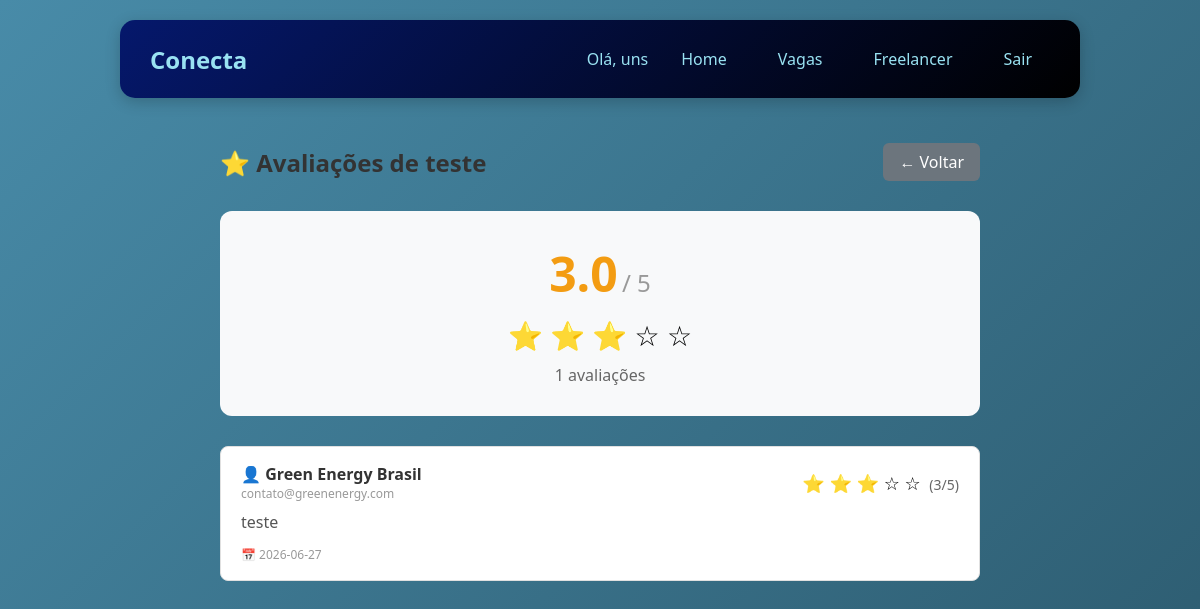
The page /avaliacoes/13 (signed in) on the database its author committed.
### tables this page shows
CREATE TABLE freelancers (
    id_freelancer INTEGER PRIMARY KEY AUTOINCREMENT,
    id_funcionario INTEGER NOT NULL,
    profissao TEXT,
    servico_oferecido TEXT,
    preco_medio REAL,
    disponibilidade TEXT DEFAULT 'disponivel',
    total_avaliacoes INTEGER DEFAULT 0,
    data_cadastro TIMESTAMP DEFAULT CURRENT_TIMESTAMP,
    FOREIGN KEY (id_funcionario) REFERENCES funcionarios(id_funcionario) ON DELETE CASCADE
);

CREATE TABLE empresas (
        id_empresa INTEGER PRIMARY KEY AUTOINCREMENT, 
        nome TEXT,
        endereco TEXT,
        email TEXT,
        senha TEXT,
        telefone TEXT,
        cnpj TEXT NOT NULL UNIQUE
    );

CREATE TABLE avaliacoes (
    id_avaliacao INTEGER PRIMARY KEY AUTOINCREMENT,
    id_freelancer INTEGER,
    id_contratante INTEGER,
    nota INTEGER CHECK(nota >= 1 AND nota <= 5),
    comentario TEXT,
    data_avaliacao TIMESTAMP DEFAULT CURRENT_TIMESTAMP, tipo_contratante TEXT,
    FOREIGN KEY (id_freelancer) REFERENCES freelancers (id_freelancer) ON DELETE CASCADE
);

### routes/route_avaliacao.py (the view)
@bp_avaliacao.route('/avaliacoes/<int:id_freelancer>')
def ver_avaliacoes(id_freelancer):
    if 'usuario_id' not in session:
        return redirect('/')
    freelancer = FreelancerCRUD.buscar_por_id(id_freelancer)
    if not freelancer:
        flash("Freelancer não encontrado!", "erro")
        return redirect(url_for('home.home_pag'))
    avaliacoes = Avaliacao.listar_avaliacoes_com_usuarios(id_freelancer)
    media_info = Avaliacao.calcular_media_avaliacoes(id_freelancer)
    return render_template('vaga/ver-avaliacao.html',
                         freelancer=freelancer,
                         avaliacoes=avaliacoes,
                         media=media_info['media'],
                         total=media_info['total'])

### CRUDs/crud_avaliacao.py (called while the page is built)
    @staticmethod
    def calcular_media_avaliacoes(id_freelancer):
        conn = get_connection()
        try:
            cursor = conn.cursor()
            cursor.execute('''
                SELECT AVG(nota) as media, COUNT(*) as total
                FROM avaliacoes
                WHERE id_freelancer = ?
            ''', (id_freelancer,))
            resultado = cursor.fetchone()
            if resultado and resultado['media']:
                return {
                    'media': round(resultado['media'], 1),
                    'total': resultado['total']
                }
            return {'media': 0, 'total': 0}
        finally:
            conn.close()

### CRUDs/crud_freelancer.py (called while the page is built)
    @staticmethod
    def buscar_por_id(id_freelancer):
        conn = get_connection()
        try:
            cursor = conn.cursor()
            cursor.execute('''
                SELECT * FROM freelancers WHERE id_freelancer = ?
            ''', (id_freelancer,))
            return cursor.fetchone()
        finally:
            conn.close()

### database/connect.py (called while the page is built)
def get_connection():
    conn = sqlite3.connect(Config.DB_PATH)
    conn.execute("PRAGMA foreign_keys = ON;")
    conn.row_factory = sqlite3.Row
    return conn

### models/model_avaliacao.py (called while the page is built)
    @staticmethod
    def calcular_media_avaliacoes(id_freelancer):
        return AvaliacaoCRUD.calcular_media_avaliacoes(id_freelancer)

    @staticmethod
    def listar_avaliacoes_com_usuarios(id_freelancer):
        return AvaliacaoCRUD.listar_avaliacoes_com_usuarios(id_freelancer)

### templates/vaga/ver-avaliacao.html (shortened to what this page needs)
{% extends "menu.html" %}
{% block content %}
<div class="avaliacoes-container">
    <div class="avaliacoes-header">
        <h2>⭐ Avaliações de {{ freelancer.profissao }}</h2>
        <a href="{{ request.referrer or url_for('home.home_pag') }}" class="btn-voltar">← Voltar</a>
    </div>
    <div class="media-container">
        <div class="media-nota">
            <span class="nota-grande">{{ media }}</span>
            <span class="nota-max">/ 5</span>
        </div>
        <div class="media-estrelas">
            {% for i in range(1, 6) %}
                {% if i <= media %}
                    ⭐
                {% else %}
                    ☆
                {% endif %}
            {% endfor %}
        </div>
        <div class="total-avaliacoes">
            {{ total }} avaliações
        </div>
    </div>
    <div class="avaliacoes-lista">
        {% if avaliacoes %}
            {% for avaliacao in avaliacoes %}
            <div class="avaliacao-item">
                <div class="avaliacao-header">
                    <div class="avaliador-info">
                        <span class="avaliador-nome">👤 {{ avaliacao.nome_avaliador }}</span>
                        <span class="avaliador-email">{{ avaliacao.email_avaliador }}</span>
                    </div>
                    <div class="avaliacao-nota">
                        {% for i in range(1, 6) %}
                            {% if i <= avaliacao.nota %}
                                ⭐
                            {% else %}
                                ☆
                            {% endif %}
                        {% endfor %}
                        <span class="nota-numero">({{ avaliacao.nota }}/5)</span>
                    </div>
                </div>
                {% if avaliacao.comentario %}
                <p class="avaliacao-comentario">{{ avaliacao.comentario }}</p>
                {% endif %}
                <span class="avaliacao-data">📅 {{ avaliacao.data_avaliacao[:10] }}</span>
            </div>
            {% endfor %}
        {% else %}
            <div class="sem-avaliacoes">
                <p>😕 Este freelancer ainda não tem avaliações.</p>
                <p>Seja o primeiro a avaliar!</p>
            </div>
        {% endif %}
    </div>
</div>
{% endblock %}

### static/css/home/homef.css (style rules this page uses)
* { margin: 0; padding: 0; box-sizing: border-box; }
body { font-family: 'Segoe UI', Tahoma, Geneva, Verdana, sans-serif; background: linear-gradient(135deg, #488BA8 0%, #2c5a6e 100%); min-height: 100vh; }

### templates/vaga/ver-avaliacao.html (style rules this page uses)
.avaliacoes-container { max-width: 800px; margin: 20px auto; padding: 20px; }
.avaliacoes-header { display: flex; justify-content: space-between; align-items: center; margin-bottom: 30px; }
.avaliacoes-header h2 { margin: 0; color: #333; }
.btn-voltar { padding: 8px 16px; background: #6c757d; color: white; text-decoration: none; border-radius: 6px; transition: background 0.2s; }
.media-container { text-align: center; padding: 30px; background: #f8f9fa; border-radius: 12px; margin-bottom: 30px; }
.nota-grande { font-size: 48px; font-weight: bold; color: #f39c12; }
.nota-max { font-size: 24px; color: #999; }
.media-estrelas { font-size: 28px; margin: 10px 0; }
.total-avaliacoes { color: #666; font-size: 16px; }
.avaliacoes-lista { display: flex; flex-direction: column; gap: 16px; }
.avaliacao-item { padding: 16px 20px; background: white; border: 1px solid #e0e0e0; border-radius: 8px; transition: box-shadow 0.2s; }
.avaliacao-header { display: flex; justify-content: space-between; align-items: center; margin-bottom: 8px; }
.avaliador-info { display: flex; flex-direction: column; }
.avaliador-nome { font-weight: 600; color: #333; }
.avaliador-email { font-size: 12px; color: #999; }
.avaliacao-nota { font-size: 18px; }
.nota-numero { font-size: 14px; color: #666; margin-left: 4px; }
.avaliacao-comentario { color: #555; margin: 8px 0; line-height: 1.5; }
.avaliacao-data { font-size: 12px; color: #999; }

### rows shown on the page
freelancers: profissao "teste"
empresas: nome_avaliador "Green Energy Brasil", email_avaliador "contato@greenenergy.com"
avaliacoes: comentario "teste", data_avaliacao "2026-06-27"

### other values the page prints
{{ session.usuario_nome }} "uns"
{{ media }} "3.0"
{{ total }} "1"
{{ avaliacao.nota }} "3"
